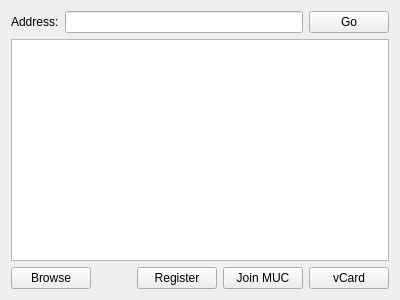
<?xml version="1.0" encoding="UTF-8"?>
<ui version="4.0">
 <class>ServiceDiscoveryWidget</class>
 <widget class="QWidget" name="ServiceDiscoveryWidget">
  <property name="geometry">
   <rect>
    <x>0</x>
    <y>0</y>
    <width>400</width>
    <height>300</height>
   </rect>
  </property>
  <property name="windowTitle">
   <string notr="true">Disco widget</string>
  </property>
  <property name="windowIcon">
   <iconset resource="../res/app.qrc">
    <normaloff>:/acid_16.png</normaloff>:/acid_16.png</iconset>
  </property>
  <layout class="QVBoxLayout" name="verticalLayout">
   <item>
    <layout class="QHBoxLayout" name="horizontalLayout">
     <item>
      <widget class="QLabel" name="label">
       <property name="text">
        <string>Address:</string>
       </property>
      </widget>
     </item>
     <item>
      <widget class="QLineEdit" name="address_bar"/>
     </item>
     <item>
      <widget class="QPushButton" name="go_button">
       <property name="text">
        <string>Go</string>
       </property>
      </widget>
     </item>
    </layout>
   </item>
   <item>
    <widget class="QTableWidget" name="items"/>
   </item>
   <item>
    <layout class="QHBoxLayout" name="horizontalLayout_2">
     <item>
      <widget class="QPushButton" name="browse_button">
       <property name="toolTip">
        <string>Browse the selected item</string>
       </property>
       <property name="text">
        <string>Browse</string>
       </property>
       <property name="icon">
        <iconset resource="../res/app.qrc">
         <normaloff>:/common/plug.png</normaloff>:/common/plug.png</iconset>
       </property>
      </widget>
     </item>
     <item>
      <spacer name="horizontalSpacer">
       <property name="orientation">
        <enum>Qt::Horizontal</enum>
       </property>
       <property name="sizeHint" stdset="0">
        <size>
         <width>40</width>
         <height>20</height>
        </size>
       </property>
      </spacer>
     </item>
     <item>
      <widget class="QPushButton" name="register_button">
       <property name="toolTip">
        <string>Register within the selected item</string>
       </property>
       <property name="text">
        <string>Register</string>
       </property>
       <property name="icon">
        <iconset resource="../res/app.qrc">
         <normaloff>:/common/plus.png</normaloff>:/common/plus.png</iconset>
       </property>
      </widget>
     </item>
     <item>
      <widget class="QPushButton" name="join_button">
       <property name="toolTip">
        <string>Join the selected item</string>
       </property>
       <property name="text">
        <string>Join MUC</string>
       </property>
       <property name="icon">
        <iconset resource="../res/app.qrc">
         <normaloff>:/common/users.png</normaloff>:/common/users.png</iconset>
       </property>
      </widget>
     </item>
     <item>
      <widget class="QPushButton" name="vcard_button">
       <property name="toolTip">
        <string>See the selected item's vCard</string>
       </property>
       <property name="text">
        <string>vCard</string>
       </property>
       <property name="icon">
        <iconset resource="../res/app.qrc">
         <normaloff>:/common/card-address.png</normaloff>:/common/card-address.png</iconset>
       </property>
      </widget>
     </item>
    </layout>
   </item>
  </layout>
 </widget>
 <resources>
  <include location="../res/app.qrc"/>
 </resources>
 <connections/>
</ui>
